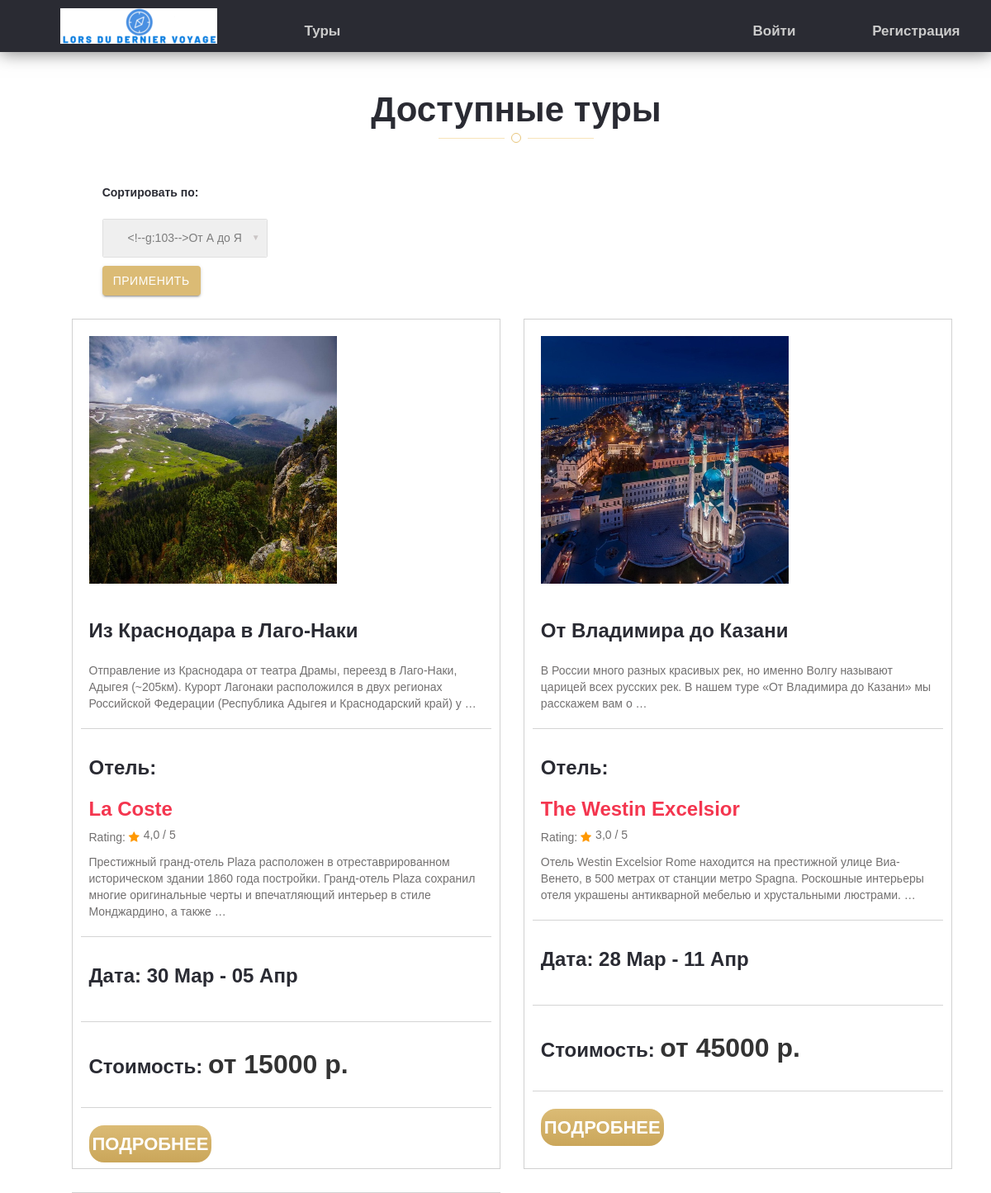
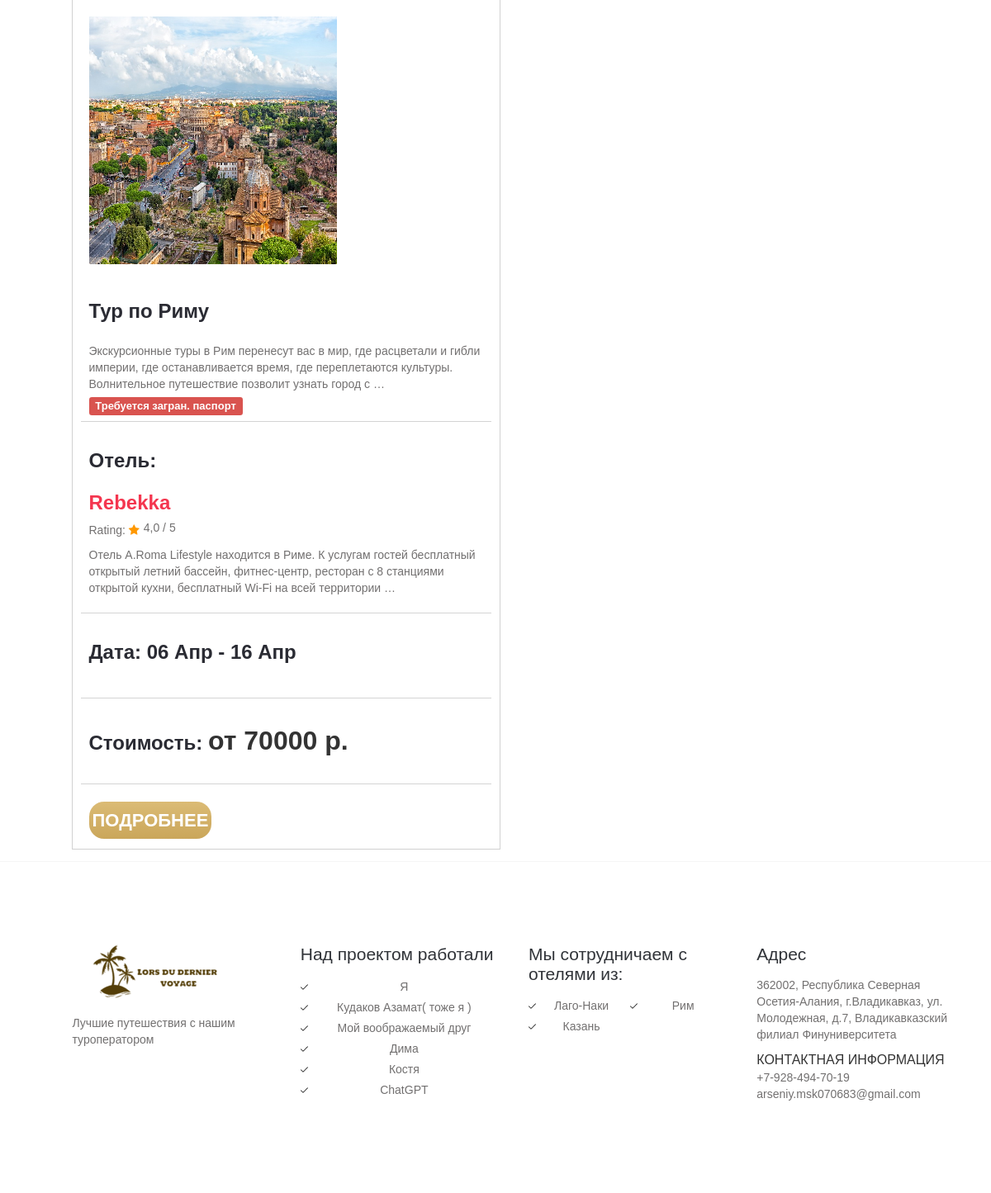
Page /tours/name on the committed database (2 pictures, top to bottom).
### tours/models.py (models this page shows, shortened)
class Tours(models.Model):
    name = models.CharField(max_length=255, verbose_name='Название')
    slug = models.SlugField(max_length=255, verbose_name='slug')
    description = models.TextField(verbose_name='Описание')
    city = models.CharField(max_length=255, verbose_name='Город/место')
    duration_days = models.IntegerField(verbose_name='длительность (дней)')
    max_adults = models.IntegerField(validators=[min_valid], verbose_name='максимум взрослых')
    max_kids = models.IntegerField(validators=[min_valid], verbose_name='масксимум детей')
    base_price = models.IntegerField(validators=[min_valid], verbose_name='Базовая стоимость')
    need_inter_pass = models.BooleanField(verbose_name='Нужен загранпаспорт')
    transit_in = models.OneToOneField(Transit, on_delete=models.PROTECT, related_name='transit_in_relate', verbose_name='Транспорт туда')
    transit_back = models.OneToOneField(Transit, on_delete=models.PROTECT, related_name='transit_back_relate', verbose_name='Транспорт обратно')
    main_image = models.ImageField(upload_to=tour_main_photo_location, verbose_name='Изображение', blank=True)
    hotel = models.ForeignKey(to=Hotels, on_delete=models.PROTECT, verbose_name='Отель')
    def get_absolute_url(self):
        return reverse('tour_details', kwargs={'tour_slug': self.slug})
    def __str__(self):
        return self.name
    class Meta:
        ordering = ['name']
        verbose_name = 'Тур'
        verbose_name_plural = 'Туры'

class Hotels(models.Model):
    name = models.CharField(max_length=255, verbose_name='Название')
    slug = models.SlugField(max_length=255, verbose_name='slug')
    description = models.TextField(verbose_name='Описание')
    contact_info = models.CharField(max_length=100, verbose_name='Контактная информация')
    city = models.CharField(max_length=50, verbose_name='Город')
    rating = models.FloatField(validators=[min_valid], verbose_name='Рейтинг')
    food = models.CharField(max_length=50, verbose_name='Питание')
    main_image = models.ImageField(upload_to=hotel_main_photo_location, verbose_name='Изображение', blank=True)
    def get_absolute_url(self):
        return reverse('hotel_details', kwargs={'hotel_slug': self.slug})
    class Meta:
        ordering = ['name']
        verbose_name = 'Отель'
        verbose_name_plural = 'Отели'

class Transit(models.Model):
    transit_id = models.CharField(max_length=255, verbose_name='Идентификатор транспорта')
    start_place = models.CharField(max_length=255, verbose_name='Начальная точка')
    end_place = models.CharField(max_length=255, verbose_name='Конечная точка')
    start_datetime = models.DateTimeField(verbose_name='Начальное время')
    end_datetime = models.DateTimeField(verbose_name='Конечное время')
    class Meta:
        verbose_name = 'Транспорт'
        verbose_name_plural = 'Транспорт'

### tours/views.py (the view, shortened to what this page needs)
# urls.py: path('tours/<str:ordering>', ToursView.as_view(), name='tours'),
class ToursView(DataMixin, ListView):
    model = Tours
    template_name = 'tours/tours.html'
    context_object_name = 'tours'
    def get_queryset(self):
        return Tours.objects.all().select_related('hotel').select_related('transit_in').select_related('transit_back')
    def get_context_data(self, *, object_list=None, **kwargs):
        context = super(ToursView, self).get_context_data(**kwargs)
        ord = self.request.GET.get('ordering')
        if not ord:
            ord = 'name'
        dop_context = {
            'title': 'Доступные туры',
            'ordering': ord
        }
        c_def = self.get_user_context(**dop_context)
        context = dict(list(context.items()) + list(c_def.items()))
        return context

### tours/mixin.py (called while the page is built)
    def get_user_context(self, **kwargs):
        context = kwargs
        cities = Hotels.objects.all()[:6]
        context['cities'] = cities
        return context

### tours/templatetags/custom_tags.py (called while the page is built)
@register.filter
def sort_by(queryset, order):
    print(queryset)
    return queryset.order_by(order)

### templates/tours/tours.html (shortened to what this page needs)
{% extends 'tours/base.html' %}
{% load custom_tags %}
{% block content %}
		<div class="inn-body-section pad-bot-70">
			<div class="container">
				<div class="row">
					<div class="page-head">
						<h2>Доступные туры</h2>
						<div class="head-title">
							<div class="hl-1"></div>
							<div class="hl-2"></div>
							<div class="hl-3"></div>
						</div>
					</div>
                <div class="db-left-2">
                    <div class="log-in-pop">
                        <div class="log-in-pop-right">
                            <form class="s12" method="get" >
                                <h5>Сортировать по:</h5>
                                <div class="input-field s12">
                                </div>
                                <div class="input-field s4">
                                    <button type="submit" class="btn waves-effect waves-light">Применить</button>
                                </div>
                            </form>
                        </div>
                    </div>
                </div>
                    {% for tour in tours.all|sort_by:ordering %}
                        <div class="room room-1">
                            <div class="r1 r-com r-com-1 r1-1"><img src="{{ tour.main_image.url }}" alt="" /> </div>
                            <div class="r2 r-com r-com-1">
                                <h3>{{ tour.name }}</h3>
                                <div class="r1-ratt"><p>{{ tour.description|truncatewords:25 }}</p></div>
                                {% if tour.need_inter_pass %}
                                    <span class="label label-danger">Требуется загран. паспорт</span>
                                {% endif %}
                            </div>
                            <div class="r2 r-com r-com-1">
                                <h3>Отель:</h3>
                                <a href="{{ tour.hotel.get_absolute_url }}"><h4>{{ tour.hotel.name }}</h4></a>
                                <div class="r2-ratt"><p>Rating: <i class="fa fa-star"></i> <span>{{ tour.hotel.rating }} / 5 </span></p> </div>
                                <p>{{ tour.hotel.description|truncatewords:25 }}</p>
                            </div>
                            <div class="r3 r-com r-com-1">
                                <h3>Дата: {{ tour.transit_in.start_datetime|date:"d M" }} - {{ tour.transit_back.end_datetime|date:"d M" }}</h3>
                            </div>
                            <div class="r4 r-com r-com-1">
                                <h3>Стоимость: <span class="room-price-1">от {{ tour.base_price }} р.</span> </h3>
                            </div>
                            <div class="r5 r-com r-com-1 r5-1">
                                <a href="{{ tour.get_absolute_url }}" class="inn-room-book">Подробнее</a> </div>
                            </div>
                    {% endfor %}
				</div>
			</div>
        </div>
{% endblock %}

### templates/tours/base.html (shortened to what this page needs)
{% load static %}
<!DOCTYPE html>
<html lang="en">
<head>
	<link rel="stylesheet" href="{% static 'css/font-awesome.min.css' %}">
	<link href="{% static 'css/materialize.css' %}" rel="stylesheet">
	<link href="{% static 'css/style.css' %}" rel="stylesheet">
	<link href="{% static 'css/bootstrap.css' %}" rel="stylesheet" type="text/css" />
</head>
<body>
	<section class="{{ section_type }}">
		<div class="menu-section">
			<div class="container">
				<div class="row">
					<div class="logo">
						<a href="{% url 'index' %}"><img src="{% static 'images/logo3.png' %}" alt="" />
						</a>
					</div>
					<div class="menu-bar">
						<ul class="left">
							<li class="left-li"><a href="{% url 'tours' ordering='name'%}">Туры</a></li>
						</ul>
						<ul style="text-align: right;">
							{% if user.is_authenticated %}
								<li><a href="{% url 'profile' user_id=user.id%}">Мой профиль</a>
								<li><a href="{% url 'logout' %}">Выйти</a></li>
							{% else %}
								<li><a href="{% url 'login' %}">Войти</a></li>
								<li><a href="{% url 'register' %}">Регистрация</a></li>
							{% endif %}
						</ul>
					</div>
				</div>
			</div>
		</div>
        {% block content %}
        {% endblock content %}
	</section>
	<footer class="site-footer clearfix">
	<div class="sidebar-container">
		<div class="sidebar-inner">
			<div class="widget-area clearfix">
				<div class="widget widget_azh_widget">
					<div>
						<div class="container">
							<div class="row">
								<div class="col-sm-12 col-md-3 foot-logo"> <img src="{% static 'images/logo1.png' %}" alt="logo">
									<p class="hasimg">Лучшие путешествия с нашим туроператором</p>
								</div>
								<div class="col-sm-12 col-md-3">
									<h4>Над проектом работали</h4>
									<ul class="one-column">
										<li>Я</li>
										<li>Кудаков Азамат( тоже я )</li>
										<li>Мой воображаемый друг</li>
										<li>Дима</li>
										<li>Костя</li>
                                        <li>ChatGPT</li>
									</ul>
								</div>
								<div class="col-sm-12 col-md-3">
									<h4>Мы сотрудничаем с отелями из:</h4>
									<ul class="two-columns">
										{% for tour in cities %}
											<li><a href="{{ tour.get_absolute_url }}">{{ tour.city }}</a>
											</li>
										{% endfor %}
									</ul>
								</div>
								<div class="col-sm-12 col-md-3">
									<h4>Адрес</h4>
									<p>362002, Республика Северная Осетия-Алания, г.Владикавказ, ул. Молодежная, д.7, Владикавказский филиал Финуниверситета</p>
									<p> <span class="foot-phone">Контактная информация</span> <span>+7-928-494-70-19</span>
									<span>arseniy.msk070683@gmail.com</span> </p>
								</div>
							</div>
						</div>
					</div>
				</div>
			</div>
		</div>
	</div>
</footer>
</body>
</html>

### templates/tours/tours.html (style rules this page uses)
.log-in-pop { position: relative; overflow: visible; background: #fff; width: 74%; margin: 0 auto; }
.inn-room-book { margin-top: 7%; text-align: center; padding: 7px 4px; color: #fff; text-transform: uppercase; font-weight: 600; font-family: 'Quicksand', sans-serif; border-radius: 18px; width: 100%; font-size: 22px; display: table-caption; background: #d0ae64; background: -webkit-linear-gradient(to right, #d6ae7b, #eacda3); background: linear-gradient(to top, #caa65a, #dbbb75); }
.page-head { text-align: center; width: 60%; margin: 0 auto; margin-bottom: 30px; margin-top: 30px; }
.room-1 { top: 170px; width: 47%; float: left; margin: 14px; height: 1030px; min-width: 516px; }
.db-left-2 { position: absolute; overflow: visible; }

### rows in the picture
Tours: main_image (picture), name "Из Краснодара в Лаго-Наки", description "Отправление из Краснодара от театра Драмы, переезд в Лаго-Наки, Адыгея (~205км). Курорт Лагонаки расположился в двух регионах Российской Федерации (Республика Адыгея и Краснодарский край) у …", hotel.name "La Coste", hotel.rating "4,0", hotel.description "Престижный гранд-отель Plaza расположен в отреставрированном историческом здании 1860 года постройки. Гранд-отель Plaza сохранил многие оригинальные черты и впечатляющий интерьер в стиле Монджардино, а также …", transit_in.start_datetime "30 Мар", transit_back.end_datetime "05 Апр", base_price "15000"
Tours: main_image (picture), name "От Владимира до Казани", description "В России много разных красивых рек, но именно Волгу называют царицей всех русских рек. В нашем туре «От Владимира до Казани» мы расскажем вам о …", hotel.name "The Westin Excelsior", hotel.rating "3,0", hotel.description "Отель Westin Excelsior Rome находится на престижной улице Виа-Венето, в 500 метрах от станции метро Spagna. Роскошные интерьеры отеля украшены антикварной мебелью и хрустальными люстрами. …", transit_in.start_datetime "28 Мар", transit_back.end_datetime "11 Апр", base_price "45000"
Tours: main_image (picture), name "Тур по Риму", description "Экскурсионные туры в Рим перенесут вас в мир, где расцветали и гибли империи, где останавливается время, где переплетаются культуры. Волнительное путешествие позволит узнать город с …", need_inter_pass "Требуется загран. паспорт", hotel.name "Rebekka", hotel.rating "4,0", hotel.description "Отель A.Roma Lifestyle находится в Риме. К услугам гостей бесплатный открытый летний бассейн, фитнес-центр, ресторан с 8 станциями открытой кухни, бесплатный Wi-Fi на всей территории …", transit_in.start_datetime "06 Апр", transit_back.end_datetime "16 Апр", base_price "70000"
Hotels: city "Лаго-Наки"
Hotels: city "Рим"
Hotels: city "Казань"
